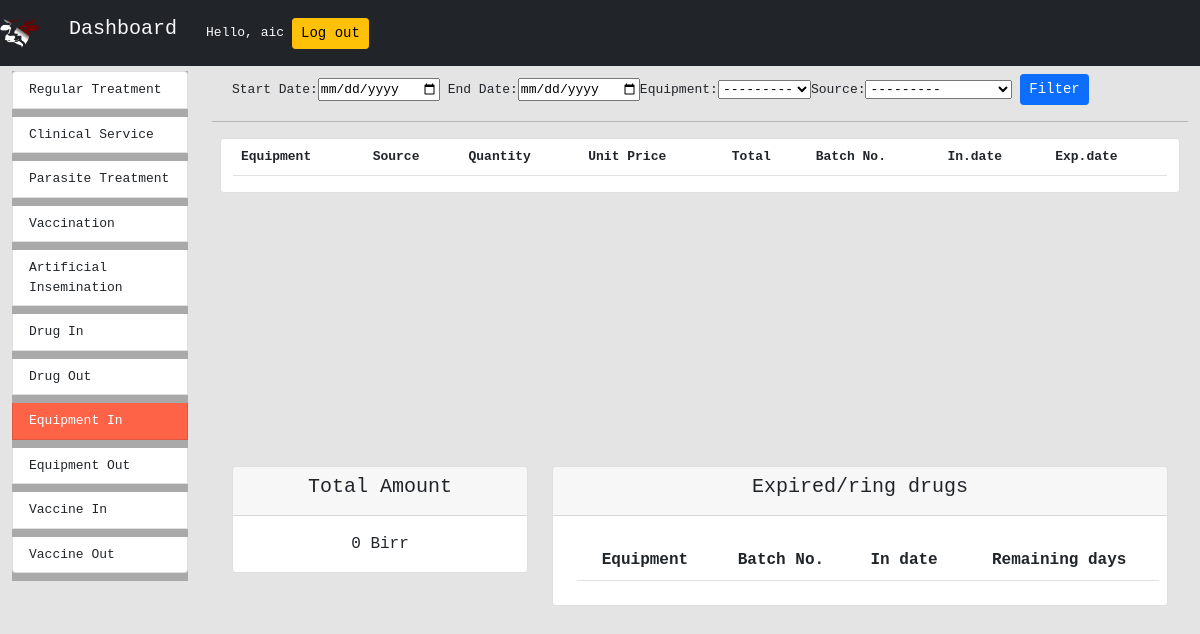
The page /dashboard/equipmentin_summary/ (signed in) on the database as committed earlier.
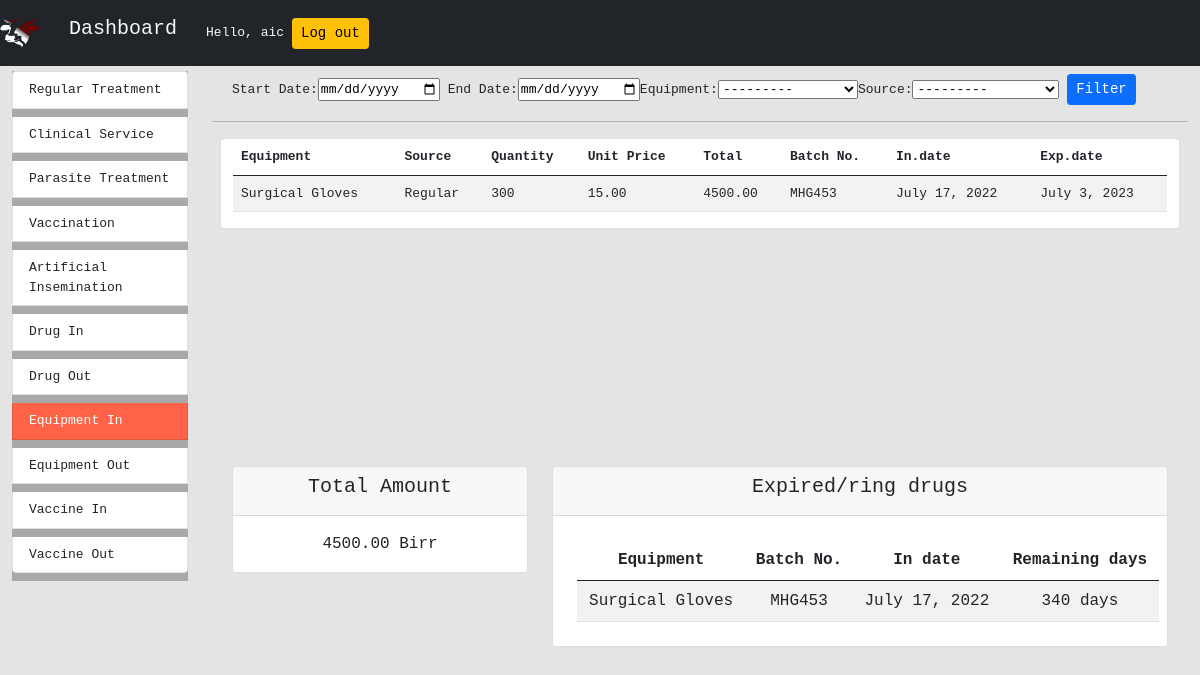
The same page on the database as committed later.
### equipment_in_out/models.py (models this page shows)
class ClinicalEquipmentIn(models.Model):
    SOURCE = [("Regular","Regular Fund"),
                ("Revolving","Revolving Fund"),
                ("Zone","Zone Support"),
                ("Regional","Regional Support"),
                ("NGO","Non-Govermental"),
                ("Other","Other")]
    equipment = models.ForeignKey(ClinicalEquipment,on_delete=models.PROTECT)
    source = models.CharField(max_length=50,choices=SOURCE)
    receiver = models.ForeignKey(User,on_delete=models.PROTECT,related_name="equipment_receiver")
    dropped_by = models.CharField(max_length=100,null=True)
    quantity = models.PositiveIntegerField()
    unit_price = models.DecimalField(max_digits=8,decimal_places=2,default=000000.00)
    total = models.DecimalField(max_digits=8,decimal_places=2,default=000000.00)
    batch_number = models.CharField(max_length=100,null=False)
    date_received = models.DateField(auto_now=False,auto_now_add=True)
    expiration_data = models.DateField(auto_now=False,auto_now_add=False)
    remark = models.CharField(max_length=200,null=True)

### stock/models.py (models this page shows)
class ClinicalEquipment(models.Model):
    name = models.CharField(max_length=100)
    unit = models.ForeignKey(Unit, on_delete=models.CASCADE,null=True)
    description = models.CharField(max_length=100)
    def __str__(self) -> str:
        return str(self.name)

### dashboard/views.py (the view, shortened to what this page needs)
# urls.py: path('equipmentin_summary/',EquipmentInSummary.as_view(),name="equipment_in_summary"),
class EquipmentInSummary(LoginRequiredMixin,View):
    login_url =  "/"
    templateUrl = "dashboard/equipmentin_summary.html"
    def get(self,request):
        dateForm = DateRangeFrom()
        equipment_typeForm = EquipmentTypeForm()
        equipment_sourceForm = EquipmentSourceForm()
        in_equipments = ClinicalEquipmentIn.objects.all()
        total = getPrice(in_equipments)
        context = {
            'in_equipments':in_equipments,
            'total_price':total,
            'dateForm':dateForm,
            'equipment_typeForm':equipment_typeForm,
            'equipment_sourceForm':equipment_sourceForm,
            'expiring_equipment':getExpiringItems(in_equipments)
        }
        return render(request,self.templateUrl,context)

### dashboard/forms.py
class DateRangeFrom(forms.Form):
    start_date = forms.DateField(label='Start Date',widget=forms.DateInput(attrs={'type':'date',
                                    'id':'start_date'}))
    end_date = forms.DateField(label='End Date',widget=forms.DateInput(attrs={'type':'date',
                                    'id':'end_date'}))

class EquipmentTypeForm(forms.ModelForm):
    class Meta:
        model = ClinicalEquipmentIn
        fields = ['equipment']
        widgets = {
            'equipment': forms.Select(),
        }

### utils/utils.py (called while the page is built)
def getPrice(target):
    totalPrice = 0
    for v in target:
        totalPrice += v.total
    return totalPrice

def getExpiringItems(items):
    print("Here")
    expired = {}
    today = datetime.now().date()
    for item in items:
        exp_date = item.expiration_data # typo
        delta_days = (exp_date - today).days
        print(delta_days)
        if delta_days <= 900:
            expired[item] = f"{delta_days} days"
    return expired

### dashboard/templates/dashboard/equipmentin_summary.html (shortened to what this page needs)
{% extends 'dashboard/main.html' %}
{% load static %} {% block title %} Dashboard {%endblock title %}
 {% block content %}
<div class="row m-2">
	<form action="" method="POST">
		{%csrf_token%} {{dateForm}}{{equipment_typeForm}}{{equipment_sourceForm}}
		<input type="submit" value="Filter" class="btn btn-sm btn-primary" />
	</form>
</div>
<hr />
<div class="row overflow-auto m-2" id="summary">
	<div class="col-md-12 card">
		<table class="table table-striped">
			<thead>
				<tr>
					<th scope="col">Equipment</th>
					<th scope="col">Source</th>
					<th scope="col">Quantity</th>
					<th scope="col">Unit Price</th>
					<th scope="col">Total</th>
					<th scope="col">Batch No.</th>
					<th scope="col">In.date</th>
					<th scope="col">Exp.date</th>
				</tr>
			</thead>
			{% for row in in_equipments %}
			<tr>
				<td>{{row.equipment.name}}</td>
				<td>{{row.source}}</td>
				<td>{{row.quantity}}</td>
				<td>{{row.unit_price}}</td>
				<td>{{row.total}}</td>
				<td>{{row.batch_number}}</td>
				<td>{{row.date_received}}</td>
				<td>{{row.expiration_data}}</td>
			</tr>
			{% endfor %}
		</table>
	</div>
</div>
<div class="row overflow-auto m-2">
	<div class="col-md-4 col-sm-12">
		<div class="card">
			<div class="card-header">
				<h5 class="card-title">Total Amount</h5>
			</div>
			<div class="card-body">
				<p class="card-text">{{total_price}} Birr</p>
			</div>
		</div>
	</div>
	<div class="col-md-8 col-sm-12">
		<div class="card">
			<div class="card-header">
				<h5 class="card-title">Expired/ring drugs</h5>
			</div>
			<div class="card-body">
				<table class="table table-striped m-2">
					<thead>
						<tr>
							<th scope="col">Equipment</th>
							<th scope="col">Batch No.</th>
							<th scope="col">In date</th>
							<th scope="col">Remaining days</th>
						</tr>
					</thead>
					{% for key,value in expiring_equipment.items %}
					<tr>
						<td>{{key.equipment}}</td>
						<td>{{key.batch_number}}</td>
						<td>{{key.date_received}}</td>
						<td>{{value}}</td>
					</tr>
					{%endfor%}
				</table>
			</div>
		</div>
	</div>
	{% endblock content %}

Rows that differ between the two databases and show on the page:
added ClinicalEquipmentIn: equipment.name "Surgical Gloves", source "Regular", quantity "300", unit_price "15.00", total "4500.00", batch_number "MHG453", date_received "July 17, 2022", expiration_data "July 3, 2023", equipment "Surgical Gloves", value "340 days"
Other text that changed with them:
{{ total_price }}: "0" → "4500.00"
